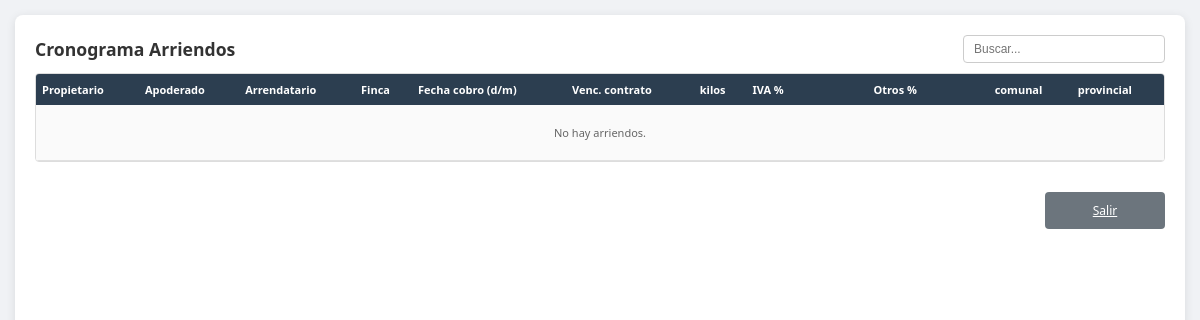
Page /arriendos.php (signed in) on the earlier database version.
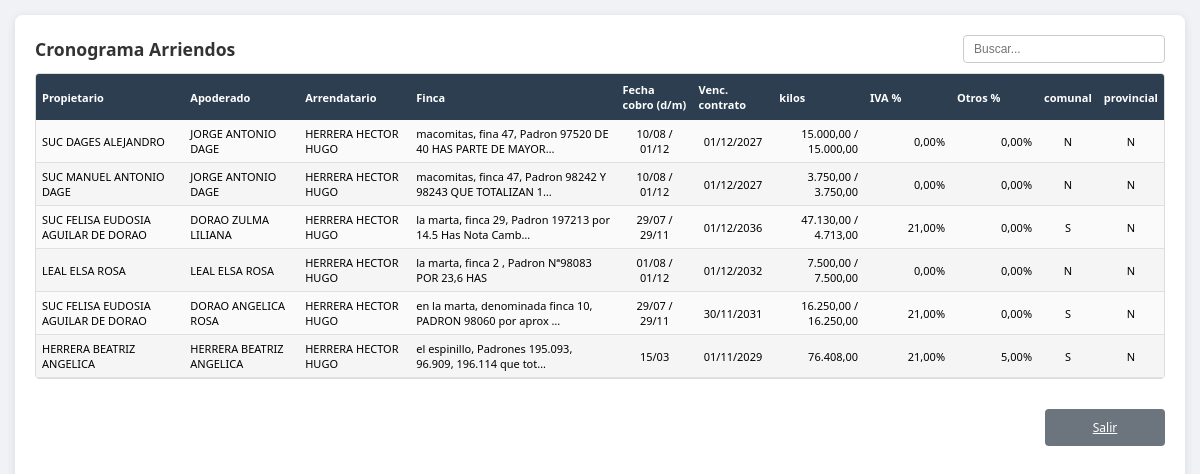
Same page on the later database version.
### tables this page shows
CREATE TABLE `arriendos` (
  `id` int(11) NOT NULL AUTO_INCREMENT,
  `propietario_id` int(11) NOT NULL,
  `apoderado_id` int(11) NOT NULL,
  `arrendatario_id` int(11) NOT NULL,
  `padron` varchar(20) DEFAULT NULL,
  `descripcion_finca` text DEFAULT NULL,
  `fecha_cobro_1` date DEFAULT NULL,
  `fecha_cobro_2` date DEFAULT NULL,
  `kilos_fecha_1` decimal(12,2) DEFAULT NULL,
  `kilos_fecha_2` decimal(12,2) DEFAULT NULL,
  `iva_porcentaje` decimal(5,2) NOT NULL DEFAULT 21.00,
  `descontar_iva` tinyint(1) NOT NULL DEFAULT 0,
  `monto_descuentos` decimal(12,2) NOT NULL DEFAULT 0.00,
  `paga_comunal` tinyint(1) NOT NULL DEFAULT 0,
  `paga_provincial` tinyint(1) NOT NULL DEFAULT 0,
  `porcentaje_otros` decimal(5,2) DEFAULT NULL,
  `fecha_vencimiento_contrato` date DEFAULT NULL,
  `fecha_creacion` timestamp NOT NULL DEFAULT current_timestamp(),
  `fecha_modificacion` timestamp NOT NULL DEFAULT current_timestamp() ON UPDATE current_timestamp(),
  PRIMARY KEY (`id`),
  KEY `fk_arriendo_propietario` (`propietario_id`),
  KEY `fk_arriendo_apoderado` (`apoderado_id`),
  KEY `fk_arriendo_arrendatario` (`arrendatario_id`),
  CONSTRAINT `fk_arriendo_apoderado` FOREIGN KEY (`apoderado_id`) REFERENCES `usuarios` (`id`) ON UPDATE CASCADE,
  CONSTRAINT `fk_arriendo_arrendatario` FOREIGN KEY (`arrendatario_id`) REFERENCES `usuarios` (`id`) ON UPDATE CASCADE,
  CONSTRAINT `fk_arriendo_propietario` FOREIGN KEY (`propietario_id`) REFERENCES `usuarios` (`id`) ON UPDATE CASCADE
);

CREATE TABLE `usuarios` (
  `id` int(11) NOT NULL AUTO_INCREMENT,
  `apellido` varchar(150) NOT NULL,
  `dni` varchar(20) NOT NULL,
  `cuit` varchar(25) DEFAULT NULL,
  `domicilio` varchar(200) DEFAULT NULL,
  `email` varchar(100) DEFAULT NULL,
  `celular` varchar(20) DEFAULT NULL,
  `consorcio` varchar(100) DEFAULT NULL,
  PRIMARY KEY (`id`)
);

### arriendos.php (the view, shortened to what this page needs)
<?php
include 'db.php';
$nivelAcceso = (int)($_SESSION['acceso_nivel'] ?? 0);
$soloLectura = ($nivelAcceso < 2);
$sql = "SELECT a.*,
        p.apellido AS nombre_propietario,
        ap.apellido AS nombre_apoderado,
        ar.apellido AS nombre_arrendatario
        FROM arriendos a
        LEFT JOIN usuarios p ON a.propietario_id = p.id
        LEFT JOIN usuarios ap ON a.apoderado_id = ap.id
        LEFT JOIN usuarios ar ON a.arrendatario_id = ar.id
        ORDER BY a.id DESC";
$resultado = mysqli_query($conexion, $sql);
?>
<!DOCTYPE html>
<html lang="es">
<head>
</head>
<body onkeydown="var e=event||window.event;if((e.keyCode||e.which)===27){e.preventDefault();window.location.href='index.php';return false;}">
<div class="contenedor">
    <div class="encabezado">
        <h2>Cronograma Arriendos</h2>
        <div class="buscar-wrap">
            <input type="text" id="txtBuscar" placeholder="Buscar..." onkeyup="filtrarArriendos()">
        </div>
    </div>
    <div class="tabla-arriendos-wrap">
    <table class="tabla-arriendos">
        <thead>
            <tr>
                <th>Propietario</th>
                <th>Apoderado</th>
                <th>Arrendatario</th>
                <th>Finca</th>
                <th class="al-cen">Fecha cobro (d/m)</th>
                <th class="al-cen">Venc. contrato</th>
                <th class="al-der">kilos</th>
                <th class="al-der col-iva">IVA %</th>
                <th class="al-der col-otros">Otros %</th>
                <th class="al-cen">comunal</th>
                <th class="al-cen">provincial</th>
            </tr>
        </thead>
        <tbody>
            <?php
            $numFilas = 0;
            while ($f = mysqli_fetch_assoc($resultado)) {
                $numFilas++;
                $fecha1 = !empty($f['fecha_cobro_1']) ? date('d/m', strtotime($f['fecha_cobro_1'])) : '-';
                $fecha2 = !empty($f['fecha_cobro_2']) ? date('d/m', strtotime($f['fecha_cobro_2'])) : '';
                $fechas = $fecha1 . ($fecha2 ? ' / ' . $fecha2 : '');
                $venc_contrato = (isset($f['fecha_vencimiento_contrato']) && $f['fecha_vencimiento_contrato'] !== '' && $f['fecha_vencimiento_contrato'] !== null) ? date('d/m/Y', strtotime($f['fecha_vencimiento_contrato'])) : '-';
                $kilos1 = $f['kilos_fecha_1'] !== null ? number_format((float)$f['kilos_fecha_1'], 2, ',', '.') : '-';
                $kilos2 = $f['kilos_fecha_2'] !== null ? number_format((float)$f['kilos_fecha_2'], 2, ',', '.') : '';
                $kilos = $kilos1 . ($kilos2 ? ' / ' . $kilos2 : '');
                $ivaPct = isset($f['iva_porcentaje']) && $f['iva_porcentaje'] !== null && $f['iva_porcentaje'] !== '' ? (float)$f['iva_porcentaje'] : 21;
                $pctOtros = isset($f['porcentaje_otros']) && $f['porcentaje_otros'] !== null && $f['porcentaje_otros'] !== '' ? (float)$f['porcentaje_otros'] : 0;
                $comunal = (int)$f['paga_comunal'] ? 'S' : 'N';
                $provincial = (int)$f['paga_provincial'] ? 'S' : 'N';
                $finca = !empty($f['descripcion_finca']) ? $f['descripcion_finca'] : '-';
                if (strlen($finca) > 60) $finca = substr($finca, 0, 57) . '…';
            ?>
            <tr class="fila-arriendo">
                <td><?= htmlspecialchars($f['nombre_propietario'] ?? '-') ?></td>
                <td><?= htmlspecialchars($f['nombre_apoderado'] ?? '-') ?></td>
                <td><?= htmlspecialchars($f['nombre_arrendatario'] ?? '-') ?></td>
                <td><?= htmlspecialchars($finca) ?></td>
                <td class="al-cen"><?= $fechas ?></td>
                <td class="al-cen"><?= $venc_contrato ?></td>
                <td class="al-der"><?= $kilos ?></td>
                <td class="al-der col-iva<?= !$soloLectura ? ' celda-iva' : '' ?>"<?= !$soloLectura ? ' data-id="'.(int)$f['id'].'" data-valor="'.htmlspecialchars($ivaPct).'"' : '' ?>><?= number_format($ivaPct, 2, ',', '.') ?>%</td>
                <td class="al-der col-otros<?= !$soloLectura ? ' celda-otros' : '' ?>"<?= !$soloLectura ? ' data-id="'.(int)$f['id'].'" data-valor="'.htmlspecialchars($pctOtros).'"' : '' ?>><?= number_format($pctOtros, 2, ',', '.') ?>%</td>
                <td class="al-cen sino"><?= $comunal ?></td>
                <td class="al-cen sino"><?= $provincial ?></td>
            </tr>
            <?php } ?>
            <?php if ($numFilas === 0): ?>
            <tr><td colspan="<?= $soloLectura ? 12 : 13 ?>" style="text-align:center; padding:20px; color:#666;">No hay arriendos. <?php if (!$soloLectura): ?>Use «+ Alta» para cargar uno.<?php endif; ?></td></tr>
            <?php endif; ?>
        </tbody>
    </table>
    </div>
    <div class="pie">
        <a href="index.php" class="btn-salir">Salir</a>
    </div>
</div>
</body>
</html>

### arriendos.php (style rules this page uses)
body { font-family: 'Segoe UI', sans-serif; background: #f0f2f5; margin: 0; padding: 15px; min-height: 100vh; display: flex; flex-direction: column; box-sizing: border-box; }
.contenedor { flex: 1; background: white; padding: 20px; border-radius: 8px; box-shadow: 0 2px 10px rgba(0,0,0,0.1); }
.encabezado { display: flex; justify-content: space-between; align-items: center; margin-bottom: 10px; flex-wrap: wrap; gap: 8px; }
h2 { margin: 0; color: #333; font-size: 1.1rem; font-weight: 600; }
.buscar-wrap { display: flex; align-items: center; gap: 6px; }
.buscar-wrap input { padding: 6px 10px; border: 1px solid #ccc; border-radius: 4px; font-size: 12px; width: 180px; }
.tabla-arriendos-wrap { max-height: 428px; overflow-y: auto; border: 1px solid #ddd; border-radius: 4px; }
.tabla-arriendos { width: 100%; border-collapse: collapse; font-size: 11px; }
.tabla-arriendos th { background: #2c3e50; color: white; padding: 8px 6px; text-align: left; font-weight: 600; position: sticky; top: 0; z-index: 1; }
.tabla-arriendos td { padding: 6px; border-bottom: 1px solid #e0e0e0; }
.tabla-arriendos tbody tr:nth-child(even) { background: #f5f5f5; }
.tabla-arriendos tbody tr:nth-child(odd) { background: #fafafa; }
.al-cen { text-align: center; }
.al-der { text-align: right; }
.col-iva, .col-otros { min-width: 75px; text-align: right; padding-right: 12px; }
.btn-alta, .btn-salir { min-width: 120px; padding: 10px 24px; font-size: 12px; text-align: center; box-sizing: border-box; }
.btn-salir { background: #6c757d; color: white; border-radius: 4px; margin-top: 15px; }
.pie { margin-top: auto; padding-top: 15px; display: flex; justify-content: flex-end; }
.sino { font-size: 11px; }

Differences in the rows shown:
added arriendos: propietario.apellido "SUC DAGES ALEJANDRO", apoderado.apellido "JORGE ANTONIO DAGE", arrendatario.apellido "HERRERA HECTOR HUGO", descripcion_finca "macomitas, fina 47, Padron 97520 DE 40 HAS PARTE DE MAYOR…", fechas "10/08 / 01/12", fecha_vencimiento_contrato "01/12/2027", kilos "15.000,00 / 15.000,00", iva_porcentaje "0,00", porcentaje_otros "0,00", paga_comunal "N", paga_provincial "N"
added arriendos: propietario.apellido "SUC MANUEL ANTONIO DAGE", apoderado.apellido "JORGE ANTONIO DAGE", arrendatario.apellido "HERRERA HECTOR HUGO", descripcion_finca "macomitas, finca 47, Padron 98242 Y 98243 QUE TOTALIZAN 1…", fechas "10/08 / 01/12", fecha_vencimiento_contrato "01/12/2027", kilos "3.750,00 / 3.750,00", iva_porcentaje "0,00", porcentaje_otros "0,00", paga_comunal "N", paga_provincial "N"
added arriendos: propietario.apellido "SUC FELISA EUDOSIA AGUILAR DE DORAO", apoderado.apellido "DORAO ZULMA LILIANA", arrendatario.apellido "HERRERA HECTOR HUGO", descripcion_finca "la marta, finca 29, Padron 197213 por 14.5 Has Nota Camb…", fechas "29/07 / 29/11", fecha_vencimiento_contrato "01/12/2036", kilos "47.130,00 / 4.713,00", iva_porcentaje "21,00", porcentaje_otros "0,00", paga_comunal "S", paga_provincial "N"
added arriendos: apoderado.apellido "LEAL ELSA ROSA", arrendatario.apellido "HERRERA HECTOR HUGO", descripcion_finca "la marta, finca 2 , Padron Nª98083 POR 23,6 HAS", fechas "01/08 / 01/12", fecha_vencimiento_contrato "01/12/2032", kilos "7.500,00 / 7.500,00", iva_porcentaje "0,00", porcentaje_otros "0,00", paga_comunal "N", paga_provincial "N"
added arriendos: propietario.apellido "SUC FELISA EUDOSIA AGUILAR DE DORAO", apoderado.apellido "DORAO ANGELICA ROSA", arrendatario.apellido "HERRERA HECTOR HUGO", descripcion_finca "en la marta, denominada finca 10, PADRON 98060 por aprox …", fechas "29/07 / 29/11", fecha_vencimiento_contrato "30/11/2031", kilos "16.250,00 / 16.250,00", iva_porcentaje "21,00", porcentaje_otros "0,00", paga_comunal "S", paga_provincial "N"
added arriendos: apoderado.apellido "HERRERA BEATRIZ ANGELICA", arrendatario.apellido "HERRERA HECTOR HUGO", descripcion_finca "el espinillo, Padrones 195.093, 96.909, 196.114 que tot…", fechas "15/03", fecha_vencimiento_contrato "01/11/2029", kilos "76.408,00", iva_porcentaje "21,00", porcentaje_otros "5,00", paga_comunal "S", paga_provincial "N"
Other differences:
text no longer shown: "No hay arriendos."
